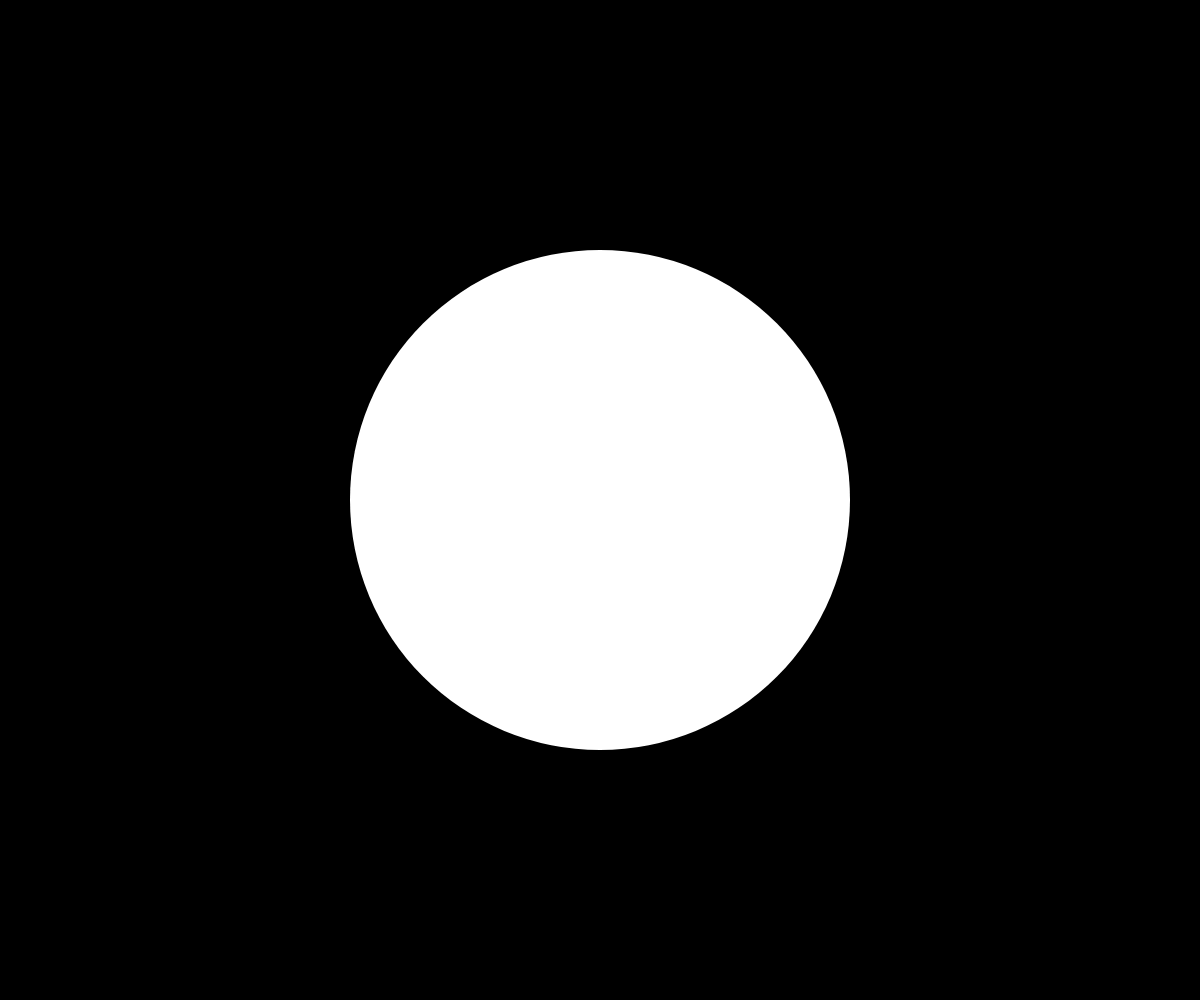
Frame 1 (no input)
Frame 60 (no input): identical to frame 1, image omitted
Frame 120 (the mouse pressed at the canvas centre since frame 60): identical to frame 1, image omitted

The p5.js sketch that drew this single still picture (run headless with seeded random() and noise() and a simulated clock; from frame 60 on, the mouse is pressed at the canvas centre):

// p5.js sketch
// ── sketch.js
function setup() {
    createCanvas(windowWidth, windowHeight);
}

// 动态 resize
function windowResized() {
    resizeCanvas(windowWidth, windowHeight);
}


function draw() {
    background('#000')

    const x = width / 2
    const y = height / 2

    // 直径
    const diameter = min(width, height) * 0.5

    fill('white')
    noStroke()

    circle(x, y, diameter);
}
// ── inedx.html
<!DOCTYPE html>
<html lang="en">
<head>
    <meta charset="UTF-8">
    <meta name="viewport" content="width=device-width, initial-scale=1.0">
    <title>Cricle</title>
    <script src="https://cdnjs.cloudflare.com/ajax/libs/p5.js/1.0.0/p5.min.js"></script>
    <style>
        * {
            margin: 0;
            padding: 0;
            box-sizing: border-box;
        }
    </style>
</head>
<body>
    <script src="./sketch.js"></script>
</body>
</html>
